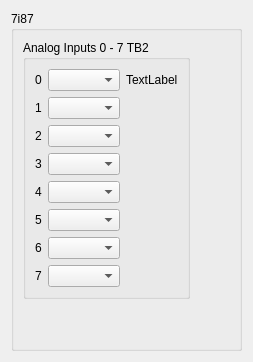
          <widget class="QWidget" name="ss7i87">
           <layout class="QGridLayout" name="gridLayout_79">
            <item row="0" column="0">
             <widget class="QGroupBox" name="groupBox_38">
              <property name="title">
               <string>7i87</string>
              </property>
              <layout class="QGridLayout" name="gridLayout_102">
               <item row="0" column="1">
                <spacer name="horizontalSpacer">
                 <property name="orientation">
                  <enum>Qt::Horizontal</enum>
                 </property>
                 <property name="sizeHint" stdset="0">
                  <size>
                   <width>40</width>
                   <height>20</height>
                  </size>
                 </property>
                </spacer>
               </item>
               <item row="0" column="0">
                <widget class="QGroupBox" name="groupBox_55">
                 <property name="title">
                  <string>Analog Inputs 0 - 7 TB2</string>
                 </property>
                 <layout class="QGridLayout" name="gridLayout_100">
                  <item row="2" column="0">
                   <widget class="QLabel" name="label_573">
                    <property name="text">
                     <string>2</string>
                    </property>
                   </widget>
                  </item>
                  <item row="6" column="0">
                   <widget class="QLabel" name="label_723">
                    <property name="text">
                     <string>6</string>
                    </property>
                   </widget>
                  </item>
                  <item row="5" column="0">
                   <widget class="QLabel" name="label_731">
                    <property name="text">
                     <string>5</string>
                    </property>
                   </widget>
                  </item>
                  <item row="0" column="0">
                   <widget class="QLabel" name="label_417">
                    <property name="text">
                     <string>0</string>
                    </property>
                   </widget>
                  </item>
                  <item row="3" column="0">
                   <widget class="QLabel" name="label_732">
                    <property name="text">
                     <string>3</string>
                    </property>
                   </widget>
                  </item>
                  <item row="4" column="0">
                   <widget class="QLabel" name="label_725">
                    <property name="text">
                     <string>4</string>
                    </property>
                   </widget>
                  </item>
                  <item row="0" column="1">
                   <widget class="QComboBox" name="ss7i87in_0"/>
                  </item>
                  <item row="7" column="0">
                   <widget class="QLabel" name="label_727">
                    <property name="text">
                     <string>7</string>
                    </property>
                   </widget>
                  </item>
                  <item row="1" column="0">
                   <widget class="QLabel" name="label_724">
                    <property name="text">
                     <string>1</string>
                    </property>
                   </widget>
                  </item>
                  <item row="0" column="2">
                   <widget class="QLabel" name="label_419">
                    <property name="text">
                     <string>TextLabel</string>
                    </property>
                   </widget>
                  </item>
                  <item row="1" column="1">
                   <widget class="QComboBox" name="ss7i87in_1"/>
                  </item>
                  <item row="2" column="1">
                   <widget class="QComboBox" name="ss7i87in_2"/>
                  </item>
                  <item row="3" column="1">
                   <widget class="QComboBox" name="ss7i87in_3"/>
                  </item>
                  <item row="4" column="1">
                   <widget class="QComboBox" name="ss7i87in_4"/>
                  </item>
                  <item row="5" column="1">
                   <widget class="QComboBox" name="ss7i87in_5"/>
                  </item>
                  <item row="6" column="1">
                   <widget class="QComboBox" name="ss7i87in_6"/>
                  </item>
                  <item row="7" column="1">
                   <widget class="QComboBox" name="ss7i87in_7"/>
                  </item>
                 </layout>
                </widget>
               </item>
               <item row="1" column="0">
                <spacer name="verticalSpacer_9">
                 <property name="orientation">
                  <enum>Qt::Vertical</enum>
                 </property>
                 <property name="sizeHint" stdset="0">
                  <size>
                   <width>20</width>
                   <height>40</height>
                  </size>
                 </property>
                </spacer>
               </item>
              </layout>
             </widget>
            </item>
           </layout>
          </widget>
